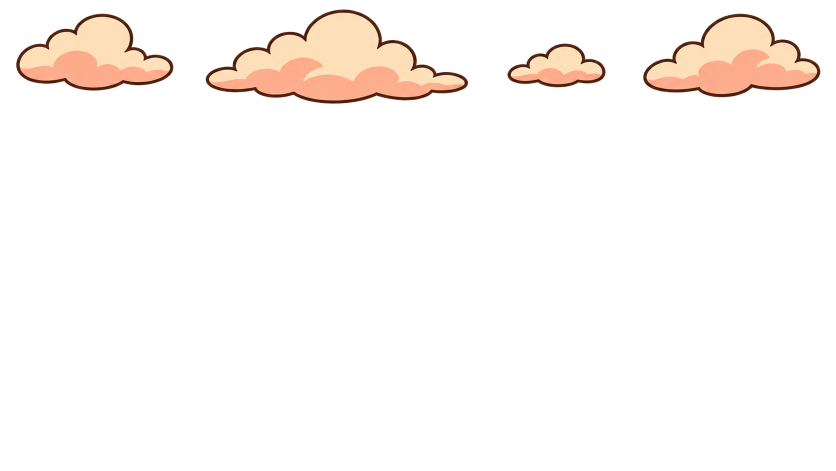
#> input picture work/osos/art/sets/bosque/clouds.png, 1672 x 941 px (shown at 1/2 size); its folder holds 6 pictures in this run; the run also reads 1 picture not shown here
$ python prep_bosque.py
#> lines starting #> are read from the running program, lines starting #| are printed output that depends on the picture; after the words box and inside, x2 and y2 are one past the last pixel; in counts of white or black regions, pixels touching at a corner belong together
"""Bosque: copy Codex layers, cut cloud/fg sprites, cut the door frame and the dark doorway out of main.png (so they can be drawn
in front of the actors), measure landmarks and write projects/tres-osos/sets/bosque.json. Texture import + measuring only."""
import json
import shutil
from pathlib import Path
import numpy as np
from PIL import Image
from scipy import ndimage

ROOT = Path(__file__).resolve().parents[2]
ART = ROOT/'work/osos/art/sets/bosque'
PROJ = ROOT/'projects/tres-osos'
OUT = PROJ/'assets/sets/bosque'
OUT.mkdir(parents=True, exist_ok=True)
(PROJ/'sets').mkdir(exist_ok=True)

for n in ('sky', 'far', 'mid', 'main'):
    shutil.copy(ART/f'{n}.png', OUT/f'{n}.png')


def components(name, minimum=3000, merge=14):
#> called with name = 'clouds', minimum = 3000, merge = 14
    image = Image.open(ART/f'{name}.png').convert('RGBA')
#> image is the input picture: PIL image 1672x941 RGBA; mean R, G, B, A 20, 15.5, 12.5, 21.7
    arr = np.array(image)
    alpha = arr[..., 3] > 24
#> alpha: shape (941, 1672) bool; 8.7% white; 4 white regions, box (x1, y1, x2, y2) and area: (411, 19, 937, 208) 56883, (1286, 27, 1641, 195) 37417, (32, 27, 347, 182) 31030, (1014, 87, 1212, 175) 11467
    labels, count = ndimage.label(ndimage.binary_dilation(alpha, iterations=merge))
#> labels: shape (941, 1672) int32; 5 distinct labels, from 0 to 4
#> count = 4
    items = []
    for index, box in enumerate(ndimage.find_objects(labels), 1):
        mask = (labels[box] == index) & alpha[box]
        if mask.sum() < minimum:
            continue
        y, x = box
        x0, y0, x1, y1 = max(0, x.start-3), max(0, y.start-3), min(image.width, x.stop+3), min(image.height, y.stop+3)
        crop = arr[y0:y1, x0:x1].copy()
        crop[~ndimage.binary_dilation(labels[y0:y1, x0:x1] == index, iterations=2)] = 0
        items.append(((x0, y0, x1, y1), Image.fromarray(crop)))
#> this loop made 4 passes
#> (x0, y0, x1, y1) on passes 1 to 4: (394, 2, 954, 225), (15, 10, 364, 199), (1269, 10, 1658, 212), (997, 70, 1229, 192)
#> pass 1, in components, `mask = (labels[box] == index) & alpha[box]`:
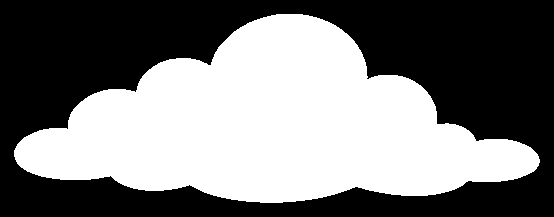
#> mask: shape (217, 554) bool; 47.3% white; 1 white region, box (x1, y1, x2, y2) and area: (14, 14, 540, 203) 56883
#> after the loop:
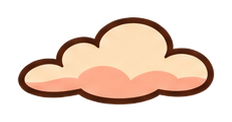
#> crop: shape (122, 232, 4); mean R, G, B, A 88, 66.8, 53.7, 100; transparent parts drawn white
#> after the loop, items = 4 items
    items.sort(key=lambda it: (it[0][0], it[0][1]))
    res = []
    for i, (box, sprite) in enumerate(items):
        sprite.save(OUT/f'{name}-{i}.png')
        res.append({'file': f'assets/sets/bosque/{name}-{i}.png', 'box': box})
#> this loop made 4 passes
#> after the loop, res = 4 items
    return res


clouds = components('clouds')
#> clouds = 4 items
fg = components('fg')
#> call 2 of components, with name = 'fg', minimum = 3000, merge = 14
#> in components (call 2), `alpha = arr[..., 3] > 24`: alpha: shape (941, 1672) bool; 12.1% white; 5 white regions (1 under 20 px), largest, box (x1, y1, x2, y2) and area: (27, 647, 476, 941) 84281, (27, 0, 452, 254) 49443, (1355, 780, 1641, 941) 32826, (1342, 0, 1609, 159) 23133
#> in components (call 2), `labels, count = ndimage.label(ndimage.binary_dilation(alpha, iteration..`: labels: shape (941, 1672) int32; 5 distinct labels, from 0 to 4
#> the loop in components (call 2), `for index, box in enumerate(ndimage.find_objects(labels), 1):` made 4 passes
#> (x0, y0, x1, y1) on passes 1 to 4: (10, 0, 469, 271), (1325, 0, 1626, 176), (10, 630, 493, 941), (1338, 763, 1658, 941)
#> after the loop in components (call 2), `for index, box in enumerate(ndimage.find_objects(labels), 1):`:
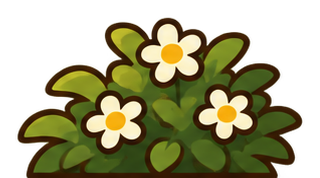
#> crop: shape (178, 320, 4); mean R, G, B, A 60.5, 58.9, 24.9, 143.7; transparent parts drawn white
#> the loop in components (call 2), `for i, (box, sprite) in enumerate(items):` made 4 passes
#> fg = 4 items

# ---- doorway in main.png ----
main = np.array(Image.open(ART/'main.png').convert('RGBA'))
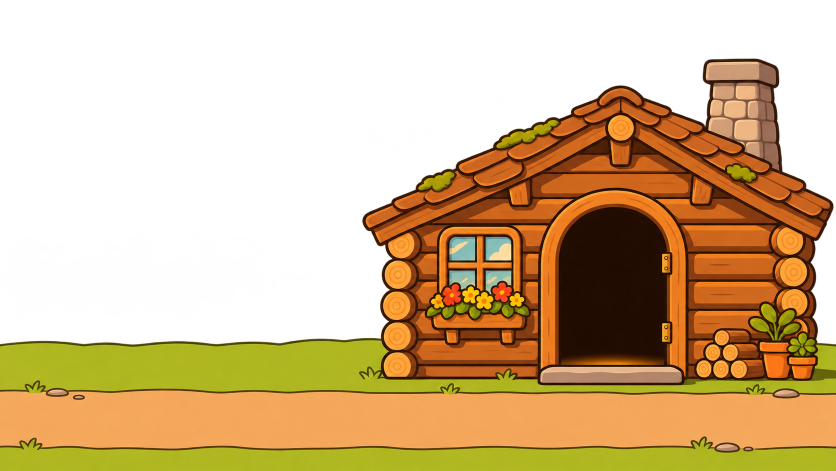
#> input picture work/osos/art/sets/bosque/main.png, 1672 x 941 px (shown at 1/2 size)
#> main is the input picture: shape (941, 1672, 4); mean R, G, B, A 89.6, 62.2, 21.8, 130.4
H, W = main.shape[:2]
#> H = 941; W = 1672
lum = main[..., :3].astype(float).mean(axis=2)
dark = (lum < 75) & (main[..., 3] > 200)
#> dark: shape (941, 1672) bool; 13.6% white; 65 white regions (52 under 20 px), largest, box (x1, y1, x2, y2) and area: (0, 118, 1672, 771) 201730, (0, 761, 1672, 797) 5940, (0, 873, 1480, 905) 5177
region = np.zeros_like(dark)
region[300:800, 1000:1400] = True
core = ndimage.binary_opening(dark & region, structure=np.ones((3, 3)), iterations=9)   # outlines are thin: only the doorway survives
#> core: shape (941, 1672) bool; 4.5% white; 6 white regions, box (x1, y1, x2, y2) and area: (1111, 409, 1339, 734) 65950, (1023, 636, 1068, 675) 1252, (1053, 358, 1082, 399) 1165, (1146, 300, 1183, 328) 888, (1113, 327, 1141, 348) 588, (1000, 380, 1019, 399) 361
labels, n = ndimage.label(core)
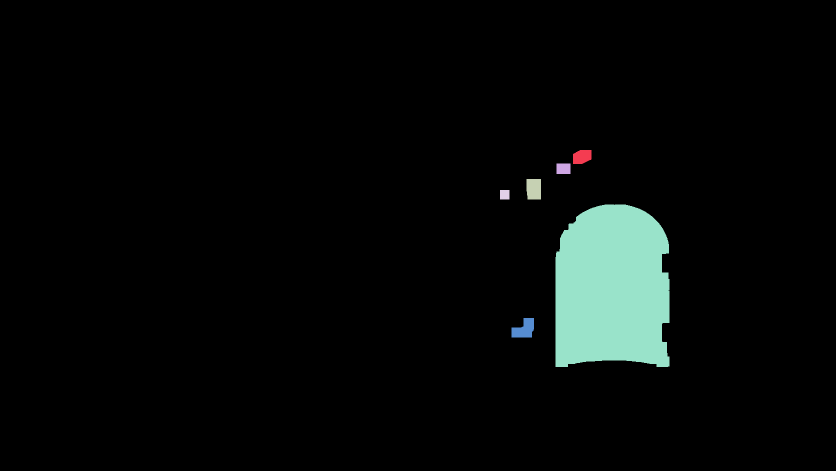
#> labels: shape (941, 1672) int32 (shown at 1/2 size); 7 distinct labels, from 0 to 6; one colour per label, 0 black
#> n = 6
sizes = ndimage.sum(core, labels, range(1, n+1))
#> sizes = [888, 588, 1165, 361, 65950, 1252]
interior = ndimage.binary_dilation(labels == (1+int(np.argmax(sizes))), iterations=9) & dark
#> interior: shape (941, 1672) bool; 4.3% white; 6 white regions (3 under 20 px), largest, box (x1, y1, x2, y2) and area: (1102, 408, 1348, 735) 67033, (1329, 533, 1336, 541) 24, (1329, 651, 1336, 658) 20
interior = ndimage.binary_closing(interior, structure=np.ones((3, 3)), iterations=14)   # take in the warm floor glow
#> interior: shape (941, 1672) bool; 4.4% white; 1 white region, box (x1, y1, x2, y2) and area: (1102, 408, 1348, 735) 69199
interior = ndimage.binary_fill_holes(interior)
ys, xs = np.where(interior)
ib = [int(xs.min()), int(ys.min()), int(xs.max()), int(ys.max())]
#> ib = [1102, 408, 1347, 734]
# threshold slab just below the opening (grey stone): include it in the occluder so feet vanish too
thr = np.zeros_like(interior)
thr[ib[3]:ib[3]+40, ib[0]-12:ib[2]+16] = True
slab = thr & (main[..., 3] > 200) & ~interior
#> slab: shape (941, 1672) bool; 0.69% white; 1 white region, box (x1, y1, x2, y2) and area: (1090, 734, 1363, 774) 10919
slab = ndimage.binary_closing(slab, iterations=3)
occluder = interior | slab
#> occluder: shape (941, 1672) bool; 5.1% white; 1 white region, box (x1, y1, x2, y2) and area: (1090, 408, 1363, 774) 80118
ring = ndimage.binary_dilation(interior, iterations=34) & ~occluder & (main[..., 3] > 0)
#> ring: shape (941, 1672) bool; 1.8% white; 2 white regions, box (x1, y1, x2, y2) and area: (1068, 374, 1382, 755) 27270, (1165, 730, 1283, 734) 341
ring &= ~(thr & ~interior)


def cut(mask, name):
#> called with name = 'door_dark'
    out = main.copy()
    out[~mask] = 0
    Image.fromarray(out).save(OUT/f'{name}.png')


cut(occluder, 'door_dark')
cut(ring, 'door_frame')
# ground measurements
alpha = main[..., 3] > 128
#> alpha: shape (941, 1672) bool; 51.5% white; 1 black region, box (x1, y1, x2, y2) and area: (0, 0, 1672, 689) 763346
ground_top_left = int(np.argmax(alpha[:, 40]))
#> ground_top_left = 684
ground_top_mid = int(np.argmax(alpha[:, W//3]))
#> ground_top_mid = 686
measure = {'size': [W, H], 'interior_bbox': ib, 'ground_top_left': ground_top_left, 'ground_top_mid': ground_top_mid}
#> measure = {'size': [1672, 941], 'interior_bbox': [1102, 408, 1347, 734], 'ground_top_left': 684, 'ground_top_mid': 686}
sky = np.array(Image.open(ART/'sky.png').convert('RGB')).astype(float).sum(axis=2)
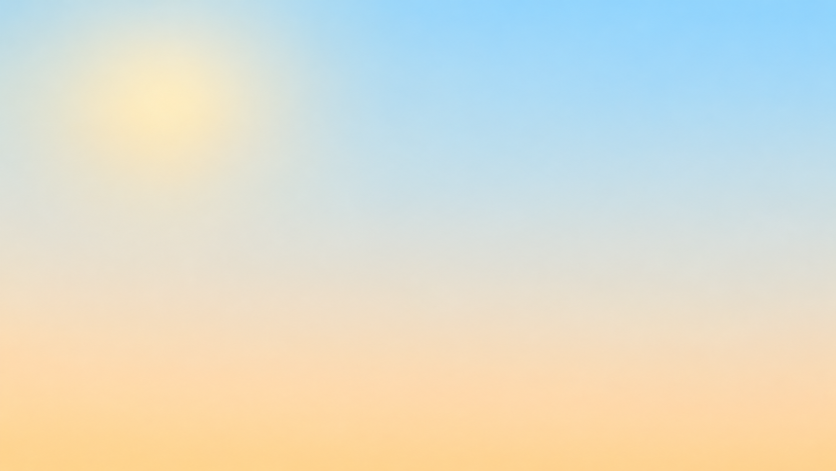
#> input picture work/osos/art/sets/bosque/sky.png, 1672 x 941 px (shown at 1/2 size)
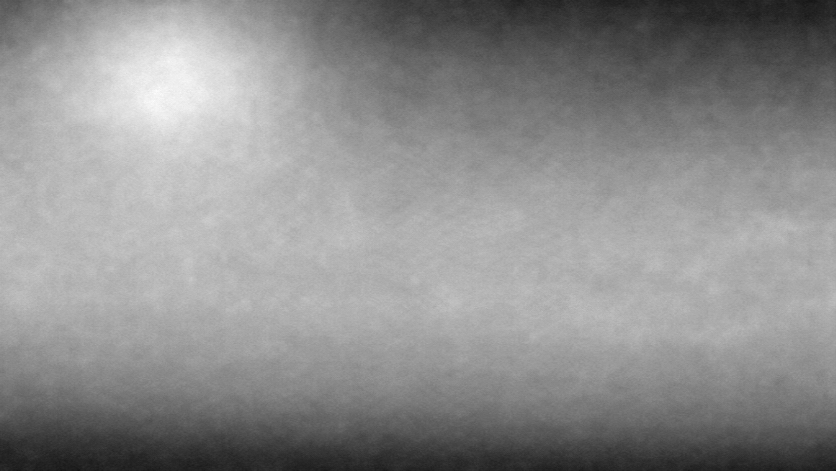
#> sky: shape (941, 1672) float64 (shown at 1/2 size); min 596, max 686, mean 646.1; drawn with min black and max white
yy, xx = np.where(sky > np.percentile(sky, 99.5))
#> yy = 7047 values from 99 to 243; xx = 7047 values, max 424 at index 4064, min 250 at index 929, mean 336.2
measure['sun_px'] = [float(xx.mean()), float(yy.mean())]
measure['clouds'] = clouds
measure['fg'] = fg
(ART/'measure.json').write_text(json.dumps(measure, indent=1), encoding='utf-8')

# ---- world placement ----
MAIN_W = 1505.0
upp = MAIN_W/W
#> upp = 0.9
GROUND_Y = 640.0                    # actors' feet on the dirt path
path_center_row = 840
MAIN_X = 640.0
MAIN_Y = GROUND_Y-(path_center_row-H/2)*upp
#> MAIN_Y = 307.4


def world(px, py):
    return (MAIN_X+(px-W/2)*upp, MAIN_Y+(py-H/2)*upp)


door_cx = (ib[0]+ib[2])/2
#> door_cx = 1224.5
door_base = ib[3]
#> door_base = 734
dx, dy = world(door_cx, door_base)
#> dx = 989.7; dy = 544.6
atop = world(door_cx, ib[1])[1]
#> atop = 251.1
sky_upp, sky_left, sky_top = 1340/1672, 640-670, 360-1340*941/1672/2


def placed(box, upp_, left, top):
    x0, y0, x1, y1 = box
    return {'x': left+(x0+x1)/2*upp_, 'y': top+(y0+y1)/2*upp_, 'w': (x1-x0)*upp_}


layers = [{'id': 'sky', 'image': 'assets/sets/bosque/sky.png', 'depth': .03, 'x': 640, 'y': 360, 'w': 1340, 'blur': .5}]
for i, c in enumerate(clouds):
    layers.append({'id': f'cloud{i}', 'image': c['file'], 'depth': .07, **placed(c['box'], sky_upp, sky_left, sky_top), 'blur': .8,
                   'drift': {'vx': 4.5+1.6*i, 'wrap': [-420, 1700]}})
#> this loop made 4 passes
#> after the loop, layers = 5 items
layers += [
    {'id': 'far', 'image': 'assets/sets/bosque/far.png', 'depth': .14, 'x': 640, 'y': 200, 'w': 1700, 'blur': 1.0},
    {'id': 'mid', 'image': 'assets/sets/bosque/mid.png', 'depth': .38, 'x': 640, 'y': 372, 'w': 1700, 'blur': .75},
    {'id': 'main', 'image': 'assets/sets/bosque/main.png', 'depth': 1.0, 'x': MAIN_X, 'y': MAIN_Y, 'w': MAIN_W, 'blur': .15},
    # in front of the actors, same placement as main: pieces cut from main.png itself
    {'id': 'door_dark', 'image': 'assets/sets/bosque/door_dark.png', 'depth': 1.0, 'x': MAIN_X, 'y': MAIN_Y, 'w': MAIN_W, 'blur': .15, 'front': True},
    {'id': 'door_frame', 'image': 'assets/sets/bosque/door_frame.png', 'depth': 1.0, 'x': MAIN_X, 'y': MAIN_Y, 'w': MAIN_W, 'blur': .15, 'front': True},
]
fg_upp, fg_left, fg_top = 1460/1672, 640-730, 372-1460*941/1672/2
anchors = [(-.5, -.5), (.5, -.5), (-.5, .5), (.5, .5)]
for i, part in enumerate(fg):
    item = placed(part['box'], fg_upp, fg_left, fg_top)
    height = item['w']*(part['box'][3]-part['box'][1])/(part['box'][2]-part['box'][0])
    # keep cut edges (bottom/top touching the image border) outside every framing
    item['y'] += 30 if part['box'][3] >= H-4 else (-30 if part['box'][1] <= 4 else 0)
    ax, ay = anchors[min(i, 3)]
    layers.append({'id': f'fg{i}', 'image': part['file'], 'depth': 1.3, **item, 'blur': 1.0, 'front': True,
                   'sway': {'deg': 1.0, 'period': 4.6+i*.9, 'phase': .21*i, 'anchor': [ax*item['w'], ay*height]}})
#> this loop made 4 passes
#> (x0 in placed, y0 in placed, x1 in placed, y1 in placed, height, ax, ay) on passes 1 to 4: (10, 0, 469, 271, 236.6, -0.5, -0.5), (10, 630, 493, 941, 271.6, 0.5, -0.5), (1325, 0, 1626, 176, 153.7, -0.5, 0.5), (1338, 763, 1658, 941, 155.4, 0.5, 0.5)
#> after the loop, layers = 14 items

sun = (sky_left+measure['sun_px'][0]*sky_upp, sky_top+measure['sun_px'][1]*sky_upp)
#> sun = (239.4, 127.7)
chim = world(1480, 150)
#> chim = (1219.7, 18.92)
bosque = {
    'color': '#bfe0c8', 'ground_y': GROUND_Y,
    'notes': {
        'ground_y': GROUND_Y,
        'doorway': {'x': round(dx, 1), 'base_y': round(dy, 1), 'arch_top_y': round(atop, 1),
                    'width': round((ib[2]-ib[0])*upp, 1), 'height': round(dy-atop, 1),
                    'threshold_y': round(world(0, ib[3]+34)[1], 1),
                    'frame_x': [round(world(ib[0]-34, 0)[0], 1), round(world(ib[2]+34, 0)[0], 1)]},
        'path': {'y_center': GROUND_Y, 'y_from': round(world(0, 785)[1], 1), 'y_to': round(world(0, 895)[1], 1)},
        'entering': 'caminar por el sendero (y=640) hasta x~990, luego subir y de 640 a ~570 y escalar ~0.9: tras el umbral queda tapado por door_dark/door_frame (capas front)',
        'cabin_left_corner_x': round(world(760, 0)[0], 1), 'window_x': round(world(960, 0)[0], 1), 'chimney_top': [round(chim[0]), round(chim[1])],
    },
    'layers': layers,
    'lights': [
        {'x': round(sun[0], 1), 'y': round(sun[1], 1), 'depth': .03, 'radius': 260, 'color': '#ffd98a', 'opacity': .16, 'pulse': .05, 'period': 6.0},
        {'x': round(dx, 1), 'y': round(dy-20, 1), 'depth': 1.0, 'radius': 120, 'color': '#ffb85c', 'opacity': .22, 'pulse': .1, 'period': 2.7, 'flicker': 2.3},
    ],
    'smoke': [],
    'particles': [
        {'kind': 'motes', 'count': 36, 'area': [-100, 150, 1400, 700], 'depth': 1.25, 'color': '#fff0b8', 'size': 2.4, 'opacity': .45},
        {'kind': 'leaves', 'count': 2, 'area': [-100, -40, 1380, 700], 'depth': 1.2, 'opacity': .9, 'speed': .8},
    ],
    'rays': [{'x': round(sun[0], 1), 'y': round(sun[1], 1), 'depth': .1, 'count': 6, 'length': 880, 'spread_deg': 60, 'direction_deg': 52,
              'color': '#fff0c0', 'opacity': .08}],
    'light': {
        'ambient': {'color': '#ffd39a', 'amount': .09},
        'rim': {'dir': [-.7, -.66], 'color': '#ffe9b0', 'opacity': .6, 'width': 3.0},
        'shade': {'dir': [.75, .62], 'color': '#9aa0c0', 'opacity': .5, 'width': 5.5},
        'shadow': {'contact': {'width': 118, 'height': 20, 'opacity': .4, 'color': '#3f2a1c'},
                   'cast': {'shear': -.6, 'squash': .3, 'opacity': .2, 'blur': 4.5, 'color': '#3f2a1c'}},
    },
    'post': {'bloom': {'threshold': .82, 'sigma': .012, 'strength': .14},
             'grade': {'contrast': 1.05, 'saturation': 1.08, 'temperature': .02, 'lift': [0, 0, 0], 'gain': [1, 1, 1]},
             'vignette': {'strength': .18, 'radius': .85}, 'grain': {'amount': .02}},
}
# chimney smoke: tip of the chimney in main.png (measured by hand from the art: stone chimney top at ~(1485, 125))
cx, cy = world(1485, 120)
#> cx = 1224.2; cy = -8.09
bosque['smoke'] = [{'x': round(cx, 1), 'y': round(cy, 1), 'depth': 1.0, 'rate': .8, 'rise': 30, 'life': 5.0, 'size': 11, 'drift': 9, 'opacity': .75}]
(PROJ/'sets/bosque.json').write_text(json.dumps(bosque, indent=1), encoding='utf-8')
print(json.dumps(bosque['notes'], indent=1), measure['interior_bbox'], ground_top_left, ground_top_mid)
#> (printed output is left out)
